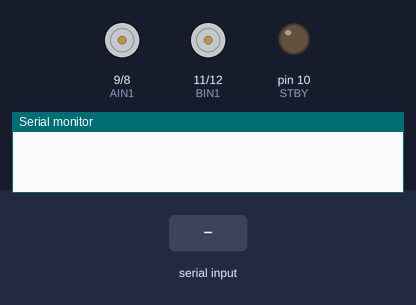
Recording of a sketch running on a simulated Arduino Uno, built with avr-gcc and run on an emulated ATmega328P. Parts: motor-driver pin pairs drawn as motors (green arrow = first pin HIGH = forward, orange = second pin HIGH = backward, longer = more drive, scaled by the enable pin, stopped while the standby pin is LOW), output pins drawn as LEDs (lit = HIGH), the last lines printed to the serial monitor. The test bench sets the inputs (shaded band).

Above: at 1.2 s.
1.3 s: "w" received over Serial
At 1.6 s:
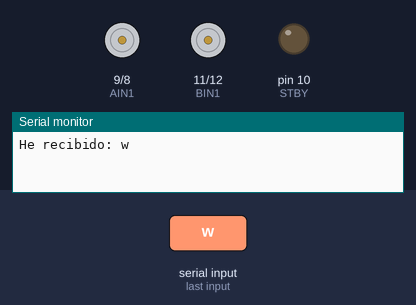
2.8 s: "s" received over Serial
At 4.0 s:
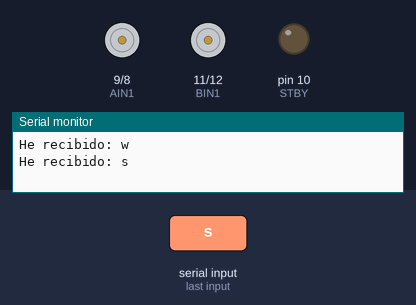
4.3 s: "d" received over Serial
At 5.1 s:
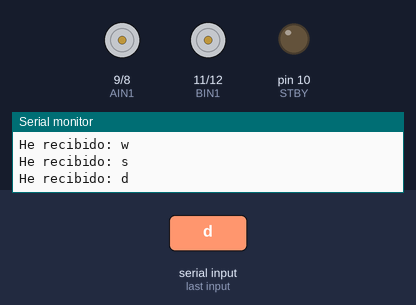
5.8 s: "a" received over Serial
At 6.2 s:
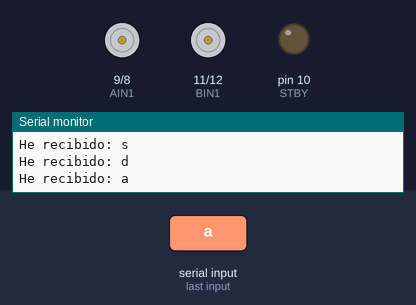
7.3 s: "w" received over Serial
At 8.5 s:
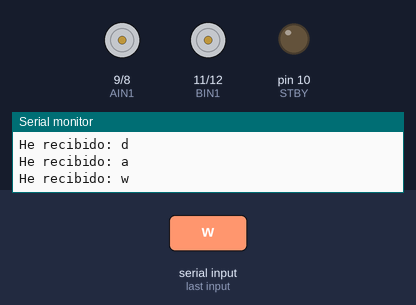
8.8 s: "s" received over Serial
At 9.7 s:
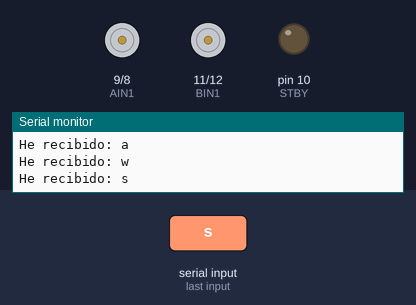
Timing chart, 0 to 11.3 s (numbered marks = the images above; inputs shaded):
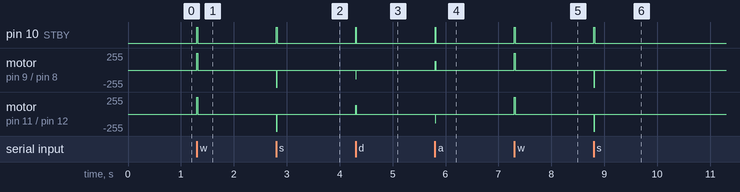

Measured:
- after the input at 1.3 s, pin 10 (STBY): LOW → HIGH at once, → LOW 0.02 s later; motor on pin 9 (AIN1) / pin 8 (AIN2), motor on pin 11 (BIN1) / pin 12 (BIN2): stopped → forward 255/255 at once, → stopped 0.02 s later
- after the input at 2.8 s, pin 10 (STBY): LOW → HIGH at once, → LOW 0.02 s later; motor on pin 9 (AIN1) / pin 8 (AIN2), motor on pin 11 (BIN1) / pin 12 (BIN2): stopped → backward 255/255 at once, → stopped 0.02 s later
- after the input at 4.3 s, pin 10 (STBY): LOW → HIGH at once, → LOW 0.02 s later; motor on pin 9 (AIN1) / pin 8 (AIN2): stopped → backward 128/255 at once, → stopped 0.02 s later; motor on pin 11 (BIN1) / pin 12 (BIN2): stopped → forward 128/255 at once, → stopped 0.02 s later
- after the input at 5.8 s, pin 10 (STBY): LOW → HIGH at once, → LOW 0.02 s later; motor on pin 9 (AIN1) / pin 8 (AIN2): stopped → forward 128/255 at once, → stopped 0.02 s later; motor on pin 11 (BIN1) / pin 12 (BIN2): stopped → backward 128/255 at once, → stopped 0.02 s later
- after the input at 7.3 s, pin 10 (STBY): LOW → HIGH at once, → LOW 0.02 s later; motor on pin 9 (AIN1) / pin 8 (AIN2), motor on pin 11 (BIN1) / pin 12 (BIN2): stopped → forward 255/255 at once, → stopped 0.02 s later
- after the input at 8.8 s, pin 10 (STBY): LOW → HIGH at once, → LOW 0.02 s later; motor on pin 9 (AIN1) / pin 8 (AIN2), motor on pin 11 (BIN1) / pin 12 (BIN2): stopped → backward 255/255 at once, → stopped 0.02 s later

The sketch:

dual_motor.ino
```cpp
//motor A connected between A01 and A02
//motor B connected between B01 and B02

int STBY = 10; //standby
char incomingByte;
//Motor A
int PWMA = 3; //Speed control
int AIN1 = 9; //Direction
int AIN2 = 8; //Direction

//Motor B
int PWMB = 5; //Speed control
int BIN1 = 11; //Direction
int BIN2 = 12; //Direction

void setup(){
  Serial.begin(9600);
  pinMode(STBY, OUTPUT);

  pinMode(PWMA, OUTPUT);
  pinMode(AIN1, OUTPUT);
  pinMode(AIN2, OUTPUT);

  pinMode(PWMB, OUTPUT);
  pinMode(BIN1, OUTPUT);
  pinMode(BIN2, OUTPUT);
}


void loop(){
  char incomingByte = '1';
  //move(1, 255, 1); //motor 1, full speed, left
  //move(2, 255, 1); //motor 2, full speed, left

  //delay(1000); //go for 1 second
  //stop(); //stop
  //delay(250); //hold for 250ms until move again

  //move(1, 128, 0); //motor 1, half speed, right
  //move(2, 128, 0); //motor 2, half speed, right

  //delay(1000);
  //stop();
  //delay(250);
  if (Serial.available() > 0) {
    // lee el byte entrante:
    incomingByte = Serial.read();

    // dice lo que ha recibido:
    Serial.print("He recibido: ");
    Serial.println(incomingByte);
  }

  if(incomingByte =='w'){
    move(1, 255, 1); //motor 1, full speed, left
    move(2, 255, 1); //motor 2, full speed, left

    delay(15); //go for 1 second
    stop(); //stop
  }

  if(incomingByte =='s'){
    move(1, 255, 0); //motor 1, full speed, left
    move(2, 255, 0); //motor 2, full speed, left

    delay(15); //go for 1 second
    stop(); //stop
  }

  if(incomingByte =='d'){
    move(1, 128, 0); //motor 1, full speed, left
    move(2, 128, 1); //motor 2, full speed, left

    delay(15); //go for 1 second
    stop(); //stop
  }

  if(incomingByte =='a'){
    move(1, 128, 1); //motor 1, full speed, left
    move(2, 128, 0); //motor 2, full speed, left

    delay(15); //go for 1 second
    stop(); //stop
  }

}

void move(int motor, int speed, int direction){
//Move specific motor at speed and direction
//motor: 0 for B 1 for A
//speed: 0 is off, and 255 is full speed
//direction: 0 clockwise, 1 counter-clockwise

  digitalWrite(STBY, HIGH); //disable standby

  boolean inPin1 = LOW;
  boolean inPin2 = HIGH;

  if(direction == 1){
    inPin1 = HIGH;
    inPin2 = LOW;
  }

  if(motor == 1){
    digitalWrite(AIN1, inPin1);
    digitalWrite(AIN2, inPin2);
    analogWrite(PWMA, speed);
  }else{
    digitalWrite(BIN1, inPin1);
    digitalWrite(BIN2, inPin2);
    analogWrite(PWMB, speed);
  }
}

void stop(){
//enable standby
  digitalWrite(STBY, LOW);
}
```
